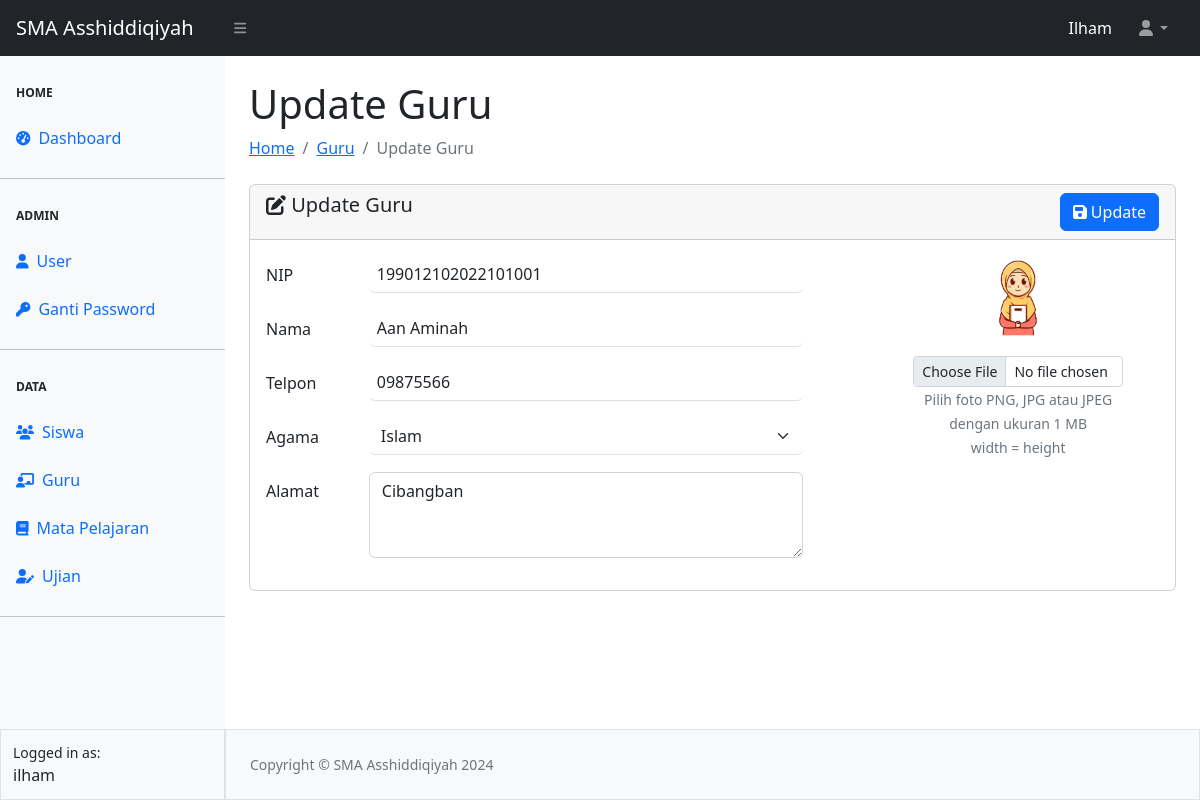
Page /guru/edit-guru.php?id=3 (signed in) on the committed database.
### tables this page shows
CREATE TABLE `tbl_guru` (
  `id` int(11) NOT NULL,
  `nip` varchar(30) NOT NULL,
  `nama` varchar(100) NOT NULL,
  `alamat` varchar(128) NOT NULL,
  `telpon` varchar(20) NOT NULL,
  `agama` varchar(20) NOT NULL,
  `foto` varchar(100) NOT NULL
);

### guru/edit-guru.php (the view, shortened to what this page needs)
<?php
require_once "../config.php";
require_once "../template/header.php";
require_once "../template/navbar.php";
require_once "../template/sidebar.php";
$id = $_GET['id'];
$queryGuru = mysqli_query($koneksi, "SELECT * FROM tbl_guru WHERE id = $id");
$data = mysqli_fetch_array($queryGuru);
?>
<div id="layoutSidenav_content">
    <main>
        <div class="container-fluid px-4">
            <h1 class="mt-4">Update Guru</h1>
            <ol class="breadcrumb mb-4">
                <li class="breadcrumb-item"><a href="../index.php">Home</li></a>
                <li class="breadcrumb-item"><a href="guru.php">Guru</li></a>
                <li class="breadcrumb-item active">Update Guru</li>
            </ol>
            <form action="proses-guru.php" method="POST" enctype="multipart/form-data">
                <div class="card">
                    <div class="card-header">
                        <span class="h5 my-2"><i class="fa-solid fa-pen-to-square"></i> Update Guru</span>
                        <button type="submit" name="update" class="btn btn-primary float-end"><i
                                class="fa-solid fa-floppy-disk"></i> Update</button>
                    </div>
                    <div class="card-body">
                        <div class="row">
                            <div class="col-8">
                                <div class="mb-3 row">
                                    <label for="nip" class="col-sm-2 col-form-label">NIP</label>
                                    <label for="nip" class="col-sm-1 col-form-label">:</label>
                                    <div class="col-sm-9" style="margin-left: -50px;">
                                        <input type="text" name="nip" pattern="[0-9]{18,}" title="minimal 18 angka"
                                            class="form-control ps-2 border-0 border-bottom" value="<?= $data['nip'] ?>"
                                            required>
                                    </div>
                                </div>
                                <div class="mb-3 row">
                                    <label for="nama" class="col-sm-2 col-form-label">Nama</label>
                                    <label for="nama" class="col-sm-1 col-form-label">:</label>
                                    <div class="col-sm-9" style="margin-left: -50px;">
                                        <input type="text" name="nama" class="form-control ps-2 border-0 border-bottom"
                                            value="<?= $data['nama'] ?>" required>
                                    </div>
                                </div>
                                <div class="mb-3 row">
                                    <label for="telpon" class="col-sm-2 col-form-label">Telpon</label>
                                    <label for="telpon" class="col-sm-1 col-form-label">:</label>
                                    <div class="col-sm-9" style="margin-left: -50px;">
                                        <input type="tel" name="telpon" pattern="[0-9]{5,}" title="minimal 5 angka"
                                            class="form-control ps-2 border-0 border-bottom"
                                            value="<?= $data['telpon'] ?>" required>
                                    </div>
                                </div>
                                <div class="mb-3 row">
                                    <label for="agama" class="col-sm-2 col-form-label">Agama</label>
                                    <label for="agama" class="col-sm-1 col-form-label">:</label>
                                    <div class="col-sm-9" style="margin-left: -50px;">
                                        <select name="agama" id="agama" class="form-select border-0 border-bottom"
                                            required>
                                            <?php
                                            $agama = ['Islam', 'Kristen', 'Katholik', 'Hindu', 'Budha'];
                                            foreach ($agama as $rlg) {
                                                if ($data['agama'] == $rlg) { ?>
                                                    <option value="<?= $rlg ?>" selected><?= $rlg ?></option>
                                                <?php } else { ?>
                                                    <option value="<?= $rlg ?>"><?= $rlg ?></option>
                                                    <?php
                                                }
                                            }
                                            ?>
                                        </select>
                                    </div>
                                </div>
                                <div class="mb-3 row">
                                    <label for="alamat" class="col-sm-2 col-form-label">Alamat</label>
                                    <label for="alamat" class="col-sm-1 col-form-label">:</label>
                                    <div class="col-sm-9" style="margin-left: -50px;">
                                        <textarea name="alamat" id="alamat" cols="30" rows="3" class="form-control"
                                            required><?= $data['alamat'] ?></textarea>
                                    </div>
                                </div>
                            </div>
                            <div class="col-4 text-center px-5">
                                <img src="../asset/image/<?= $data['foto'] ?>" class="mb-3 rounded-circle" width="40%"
                                    alt="">
                                <input type="file" name="image" class="form-control form-control-sm">
                                <small class="text-secondary">Pilih foto PNG, JPG atau JPEG dengan ukuran 1 MB </small>
                                <div><small class="text-secondary">width = height</small></div>
                            </div>
                        </div>
                    </div>
                </div>
            </form>
        </div>
    </main>
    <?php
    require_once "../template/footer.php";
    ?>

### rows in the picture
tbl_guru: nip "199012102022101001", nama "Aan Aminah", telpon "09875566", agama "Islam", alamat "Cibangban", foto (picture)

### other values in the picture
$_SESSION["ssUser"] "Ilham"
$_SESSION["ssUser"] "ilham"
